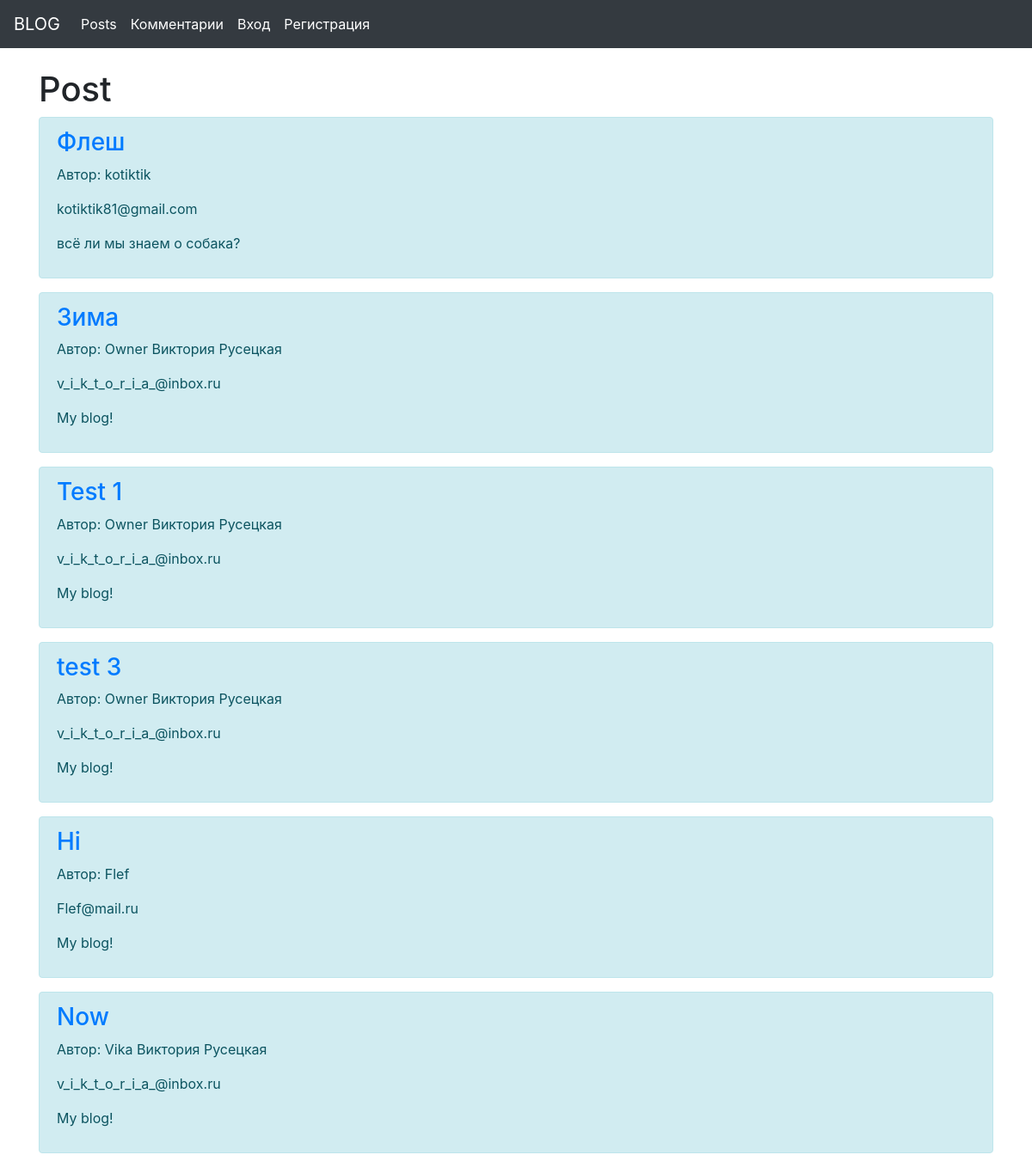
The page / on the database its author committed.
### first/models.py (models this page shows, shortened)
class Post (models.Model):
    title = models.CharField(max_length=255)
    title_tag = models.CharField(max_length=255, default = "My blog!")
    author  = models.ForeignKey(User, on_delete=models.CASCADE)
    body = RichTextField(blank=True, null=True)
    post_date = models.DateField(auto_now_add=True)
    likes = models.ManyToManyField(User, related_name="blog_posts")

### first/views.py (the view)
# urls.py: path("", HomeView.as_view(), name="posts"),
class HomeView(ListView):
	model = Post
	template_name = "firstapp/post.html"
	ordering = ["-post_date"]

### templates/firstapp/post.html (shortened to what this page needs)
{% extends "firstapp/base.html" %}
{% block content %}
<div class="row">
    <div class="col-sm-12">
        <h1>Post</h1>
        {% for post in object_list %}
        <div class="alert alert-info mt-2">
            <a href="{% url "post-detail" post.pk %}"><h3>{{ post.title }}</h3></a>
            <p>Автор: {{ post.author }} {{ post.author.first_name }} {{ post.author.last_name }}
            <p>{{ post.author.email}}</p>
            <p>{{ post.title_tag}}</p>
        </div>
        {% endfor %}
    </div>
</div>
{% endblock %}

### rows shown on the page
Post: title "Флеш", author "kotiktik", author.email "kotiktik81@gmail.com", title_tag "всё ли мы знаем о собака?"
Post: title "Зима", author "Owner", author.first_name "Виктория", author.last_name "Русецкая", author.email "v_i_k_t_o_r_i_a_@inbox.ru", title_tag "My blog!"
Post: title "Test 1", author "Owner", author.first_name "Виктория", author.last_name "Русецкая", author.email "v_i_k_t_o_r_i_a_@inbox.ru", title_tag "My blog!"
Post: title "test 3", author "Owner", author.first_name "Виктория", author.last_name "Русецкая", author.email "v_i_k_t_o_r_i_a_@inbox.ru", title_tag "My blog!"
Post: title "Hi", author "Flef", author.email "Flef@mail.ru", title_tag "My blog!"
Post: title "Now", author "Vika", author.first_name "Виктория", author.last_name "Русецкая", author.email "v_i_k_t_o_r_i_a_@inbox.ru", title_tag "My blog!"
